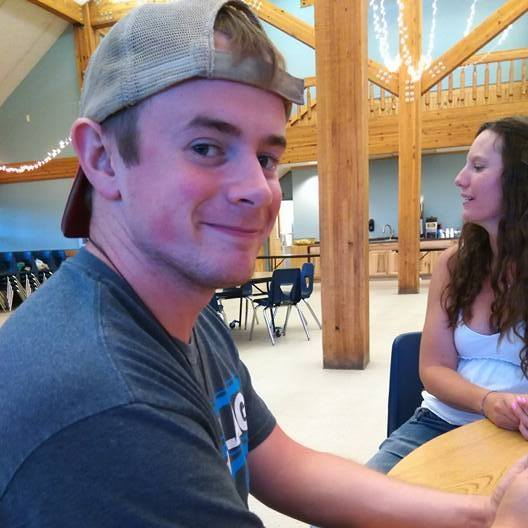
#> input picture Assignment_1/prof pic.jpg, 528 x 528 px
$ python Assignment_1GRAY.py
#> lines starting #> are read from the running program, lines starting #| are printed output that depends on the picture
"""
Assignment 1 Test program takes input pic in grayscale
generates an elliptical portrait with gradient grayscale exterior
"""


import numpy
import cv2
import math

windowname = 'pup'
img = cv2.imread('prof pic.jpg')
#> img is the input picture: shape (528, 528, 3); mean B, G, R 125.2, 123.5, 136.6
img = cv2.cvtColor(img, cv2.COLOR_BGR2GRAY)
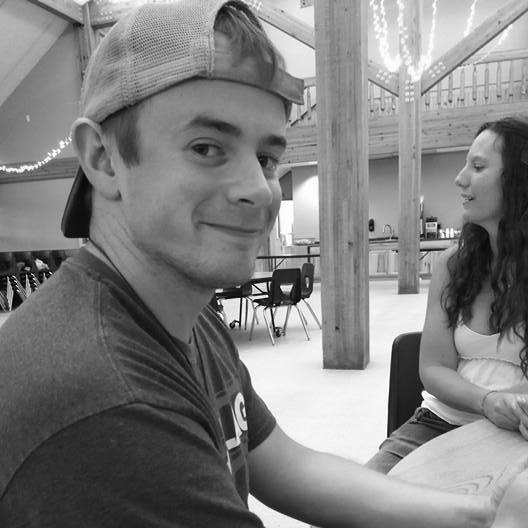
#> img: shape (528, 528); min 0, max 255, mean 127.6
LENGTH, WIDTH = img.shape   # global variables of imported pic
#> LENGTH = 528; WIDTH = 528


def ellipseFunction(x, y):
    """ helper function takes a pixel location as a co-ordinate and returns
    the value of the equation (x-h)^2/a^2 + (y-k)^2/b^2 the ellipse equation"""
    h = LENGTH//2
    k = WIDTH//2
    a = ((x-h)**2)/((h/2)**2)
    b = ((y-k)**2)/(((3*k)/4)**2)
    return a+b


for i in range(LENGTH):
    for j in range(WIDTH):
        val = ellipseFunction(j, i)
        print(val)
        if val > 1.0:            # if return value of a given pixel is >1 the pixel isnt inside the ellipse
            img[i, j] = 255 - ((val - 1) * 50)  # using 0-max val given by ellipse we can gradient out
            img[i, j] = 255 - ((val - 1) * 50)  # the exterior of the ellipse to created a fake grayscale
            img[i, j] = 255 - ((val - 1) * 50)  # 50 hard coded in/could be found by entering 0,0 pixel in ellipseFunc
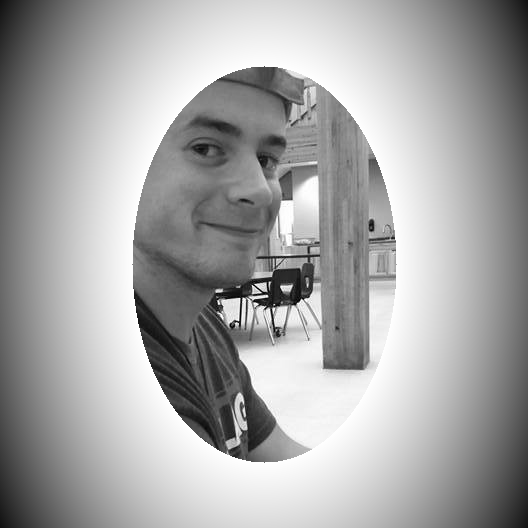
#> img: shape (528, 528); min 0, max 255, mean 165.5
                                                # and dividing 255 by given val


cv2.imshow(windowname, img)
print(LENGTH, WIDTH)
cv2.waitKey()
cv2.destroyAllWindows()
